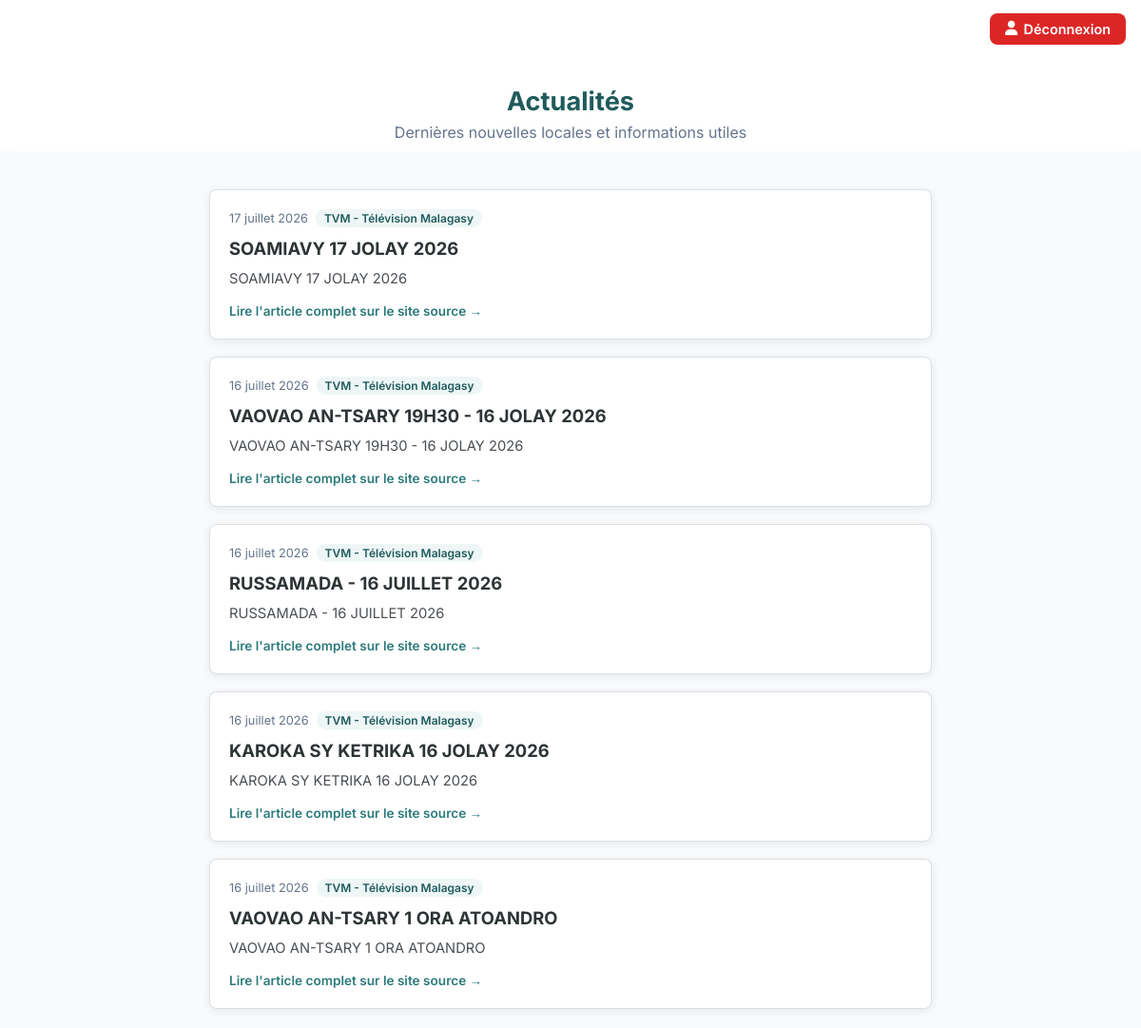
The page /client/actualites.php (signed in) on the database its author committed.
### tables this page shows
CREATE TABLE `article` (
  `id_article` int(11) NOT NULL,
  `titre` varchar(255) NOT NULL,
  `contenu` text NOT NULL,
  `lien_source` varchar(500) DEFAULT NULL,
  `id_auteur` int(11) DEFAULT NULL,
  `id_source` int(11) DEFAULT NULL,
  `statut` enum('brouillon','publie','archive') NOT NULL DEFAULT 'publie',
  `date_publication` timestamp NOT NULL DEFAULT current_timestamp(),
  `derniere_modification` timestamp NOT NULL DEFAULT current_timestamp() ON UPDATE current_timestamp()
);

CREATE TABLE `sources_articles` (
  `id_source` int(11) NOT NULL,
  `nom_source` varchar(150) NOT NULL,
  `type_source` enum('rss','reseau_social') NOT NULL DEFAULT 'rss',
  `url_flux` varchar(500) NOT NULL,
  `identifiant_page` varchar(150) DEFAULT NULL,
  `url_instance_bridge` varchar(255) DEFAULT NULL,
  `actif` tinyint(1) NOT NULL DEFAULT 1,
  `date_ajout` datetime DEFAULT current_timestamp()
);

### client/actualites.php (the view, shortened to what this page needs)
<?php
require_once '../includes/db_connect.php';
$stmt = $pdo->query("
    SELECT
        a.id_article,
        a.titre,
        a.contenu,
        a.lien_source,
        a.date_publication,
        u.nom AS auteur_nom,
        u.prenom AS auteur_prenom,
        s.nom_source
    FROM article a
    LEFT JOIN utilisateur u ON a.id_auteur = u.id_utilisateur
    LEFT JOIN sources_articles s ON a.id_source = s.id_source
    WHERE a.statut = 'publie'
    ORDER BY a.date_publication DESC
    LIMIT 50
");
$articles = $stmt->fetchAll(PDO::FETCH_ASSOC);
function extraitTexte($texte, $longueur = 220) {
    $texte = trim(strip_tags($texte));
    if (mb_strlen($texte) <= $longueur) {
        return htmlspecialchars($texte);
    }
    return htmlspecialchars(mb_substr($texte, 0, $longueur)) . '…';
}
function formatDate($date) {
    $mois = [
        1=>'janvier',2=>'février',3=>'mars',4=>'avril',5=>'mai',6=>'juin',
        7=>'juillet',8=>'août',9=>'septembre',10=>'octobre',11=>'novembre',12=>'décembre'
    ];
    $ts = strtotime($date);
    return date('j', $ts) . ' ' . $mois[(int)date('n', $ts)] . ' ' . date('Y', $ts);
}
?>
<!DOCTYPE html>
<html lang="fr">
<head>
</head>
<body>
    <?php include '../includes/header.php' ?>
    <header class="page-header">
        <h1>Actualités</h1>
        <p>Dernières nouvelles locales et informations utiles</p>
    </header>
    <div class="conteneur">
        <div class="liste-articles">
            <?php if (empty($articles)): ?>
                <p class="empty-state">Aucun article disponible pour le moment.</p>
            <?php else: ?>
                <?php foreach ($articles as $article): ?>
                    <article class="carte-article">
                        <div class="meta-article">
                            <span><?php echo formatDate($article['date_publication']); ?></span>
                            <?php if ($article['nom_source']): ?>
                                <span class="badge-source"><?php echo htmlspecialchars($article['nom_source']); ?></span>
                            <?php elseif ($article['auteur_nom']): ?>
                                <span class="badge-redaction">Rédaction — <?php echo htmlspecialchars($article['auteur_prenom'] . ' ' . $article['auteur_nom']); ?></span>
                            <?php endif; ?>
                        </div>
                        <h2>
                            <?php if ($article['lien_source']): ?>
                                <a href="<?php echo htmlspecialchars($article['lien_source']); ?>" target="_blank" rel="noopener noreferrer">
                                    <?php echo htmlspecialchars($article['titre']); ?>
                                </a>
                            <?php else: ?>
                                <a href="article.php?id=<?php echo (int)$article['id_article']; ?>">
                                    <?php echo htmlspecialchars($article['titre']); ?>
                                </a>
                            <?php endif; ?>
                        </h2>
                        <p class="extrait-article"><?php echo extraitTexte($article['contenu']); ?></p>
                        <?php if ($article['lien_source']): ?>
                            <a class="lien-article" href="<?php echo htmlspecialchars($article['lien_source']); ?>" target="_blank" rel="noopener noreferrer">
                                Lire l'article complet sur le site source →
                            </a>
                        <?php else: ?>
                            <a class="lien-article" href="article.php?id=<?php echo (int)$article['id_article']; ?>">
                                Lire l'article complet →
                            </a>
                        <?php endif; ?>
                    </article>
                <?php endforeach; ?>
            <?php endif; ?>
        </div>
    </div>
</body>
</html>

### asset/css/home.css (style rules this page uses)
:root { --bg-light: #f8fafc; --bg-white: #ffffff; --blue-deep: #1e40af; --blue-deep-dark: #1e3a8a; --red-emergency: #dc2626; --pharmacie-accent: #63e6be; --text-dark: #1e293b; --text-muted: #64748b; --transition: all 0.25s ease; }
* { margin: 0; padding: 0; box-sizing: border-box; -webkit-tap-highlight-color: transparent; }
html, body { font-family: 'Inter', sans-serif; background: var(--bg-light); color: var(--text-dark); }
header { background: rgb(255, 255, 255); position: sticky; top: 0; z-index: 1000; box-shadow: 0 2px 10px rgba(255, 255, 255, 0.15); }

### client/actualites.php (style rules this page uses)
:root { --primary: #2c7a7b; --primary-dark: #1f5b5c; --border-color: #dcdfe3; --text-main: #2d3436; --text-muted: #6b7280; --radius: 8px; --shadow: 0 2px 10px rgba(0,0,0,0.08); }
* { box-sizing: border-box; }
body { margin: 0; font-family: 'Segoe UI', Arial, sans-serif; background: #f4f6f8; color: var(--text-main); }
.conteneur { max-width: 800px; margin: 0 auto; padding: 20px; }
header.page-header { text-align: center; padding: 30px 20px 10px; }
header.page-header h1 { margin: 0 0 6px; font-size: 1.7rem; color: var(--primary-dark); }
header.page-header p { color: var(--text-muted); margin: 0; }
.liste-articles { display: flex; flex-direction: column; gap: 18px; margin-top: 20px; }
.carte-article { background: #fff; border: 1px solid var(--border-color); border-radius: var(--radius); box-shadow: var(--shadow); padding: 20px; }
.carte-article h2 { margin: 0 0 8px; font-size: 1.15rem; line-height: 1.35; }
.carte-article h2 a { color: var(--text-main); text-decoration: none; }
.meta-article { font-size: 0.8rem; color: var(--text-muted); margin-bottom: 10px; display: flex; flex-wrap: wrap; gap: 8px; align-items: center; }
.badge-source { background: #eef6f6; color: var(--primary-dark); padding: 2px 9px; border-radius: 10px; font-weight: 600; font-size: 0.75rem; }
.extrait-article { font-size: 0.92rem; color: #4a4f54; line-height: 1.5; margin: 0 0 12px; }
.lien-article { display: inline-block; font-size: 0.85rem; font-weight: 600; color: var(--primary); text-decoration: none; }

### rows shown on the page
article: date_publication "17 juillet 2026", id_source.nom_source "TVM - Télévision Malagasy", titre "SOAMIAVY 17 JOLAY 2026", contenu "SOAMIAVY 17 JOLAY 2026"
article: date_publication "16 juillet 2026", id_source.nom_source "TVM - Télévision Malagasy", titre "VAOVAO AN-TSARY 19H30 - 16 JOLAY 2026", contenu "VAOVAO AN-TSARY 19H30 - 16 JOLAY 2026"
article: date_publication "16 juillet 2026", id_source.nom_source "TVM - Télévision Malagasy", titre "RUSSAMADA - 16 JUILLET 2026", contenu "RUSSAMADA - 16 JUILLET 2026"
article: date_publication "16 juillet 2026", id_source.nom_source "TVM - Télévision Malagasy", titre "KAROKA SY KETRIKA 16 JOLAY 2026", contenu "KAROKA SY KETRIKA 16 JOLAY 2026"
article: date_publication "16 juillet 2026", id_source.nom_source "TVM - Télévision Malagasy", titre "VAOVAO AN-TSARY 1 ORA ATOANDRO", contenu "VAOVAO AN-TSARY 1 ORA ATOANDRO"
